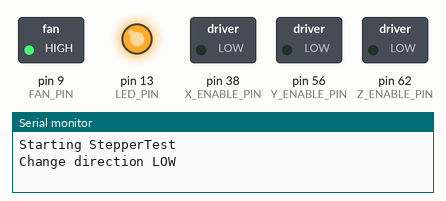
The sketch below on a simulated Arduino Mega 2560, built with avr-gcc and run on an emulated ATmega2560. On the bench: switched loads named in the sketch (green lamp = pin HIGH), output pins drawn as LEDs (lit = HIGH), the last lines printed to the serial monitor.

Above: at 3.5 s.
At 6.5 s:
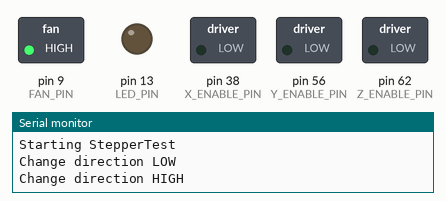
Timing chart, 0 to 13.8 s (numbered marks = the images above):
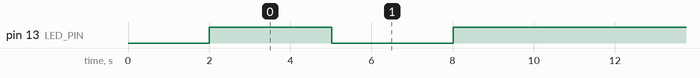

Measured:
- by itself, pin 13 (LED_PIN): repeats every 9.0 s: LOW 3.0 s, HIGH 6.0 s
- by itself, everything shown: repeats every 9.0 s, in 4 steps

The sketch:

stepper-test.ino
```cpp
// testing a stepper motor with a Pololu A4988 driver board or equivalent
// on an Uno the onboard led will flash with each step
// this version uses delay() to manage timing

#define X_STEP_PIN 54
#define X_DIR_PIN 55
#define X_ENABLE_PIN 38
#define X_MIN_PIN 3
#define X_MAX_PIN 2

#define Y_STEP_PIN 60
#define Y_DIR_PIN 61
#define Y_ENABLE_PIN 56
#define Y_MIN_PIN 14
#define Y_MAX_PIN 15

#define Z_STEP_PIN 46
#define Z_DIR_PIN 48
#define Z_ENABLE_PIN 62
#define Z_MIN_PIN 18
#define Z_MAX_PIN 19

#define E_STEP_PIN 26
#define E_DIR_PIN 28
#define E_ENABLE_PIN 24

#define Q_STEP_PIN 36
#define Q_DIR_PIN 34
#define Q_ENABLE_PIN 30

#define SDPOWER -1
#define SDSS 53
#define LED_PIN 13

#define FAN_PIN 9

#define PS_ON_PIN 12
#define KILL_PIN -1

#define HEATER_0_PIN 10
#define HEATER_1_PIN 8
#define TEMP_0_PIN 13 // ANALOG NUMBERING
#define TEMP_1_PIN 14 // ANALOG NUMBERING

int numberOfSteps = 500;
int pulseWidthMicros = 20;  // microseconds
int millisbetweenSteps = 2; // milliseconds - or try 1000 for slower steps

void setup()
{

    Serial.begin(9600);
    Serial.println("Starting StepperTest");

    delay(2000);

    pinMode(LED_PIN, OUTPUT);
    pinMode(FAN_PIN, OUTPUT);
    pinMode(X_ENABLE_PIN, OUTPUT);
    pinMode(Y_ENABLE_PIN, OUTPUT);
    pinMode(Z_ENABLE_PIN, OUTPUT);
    digitalWrite(X_ENABLE_PIN, LOW);
    digitalWrite(Y_ENABLE_PIN, LOW);
    digitalWrite(Z_ENABLE_PIN, LOW);
    digitalWrite(FAN_PIN, HIGH);
}

void loop()
{
    Serial.println("Change direction LOW");

    moveAxis(X_STEP_PIN, numberOfSteps, X_DIR_PIN, LOW);
    moveAxis(Y_STEP_PIN, numberOfSteps, Y_DIR_PIN, LOW);
    moveAxis(Z_STEP_PIN, numberOfSteps, Z_DIR_PIN, LOW);

    Serial.println("Change direction HIGH");
    delay(3000);

    moveAxis(Y_STEP_PIN, numberOfSteps, Y_DIR_PIN, HIGH);
    moveAxis(X_STEP_PIN, numberOfSteps, X_DIR_PIN, HIGH);
    moveAxis(Z_STEP_PIN, numberOfSteps, Z_DIR_PIN, HIGH);
}

void moveAxis(byte axis, int steps, byte directPin, byte direction)
{
    digitalWrite(LED_PIN, HIGH);
    digitalWrite(directPin, direction);

    for (int n = 0; n < steps; n++)
    {
        digitalWrite(axis, HIGH);
        digitalWrite(axis, LOW);

        delay(millisbetweenSteps);
    }

    digitalWrite(LED_PIN, LOW);
}
```
